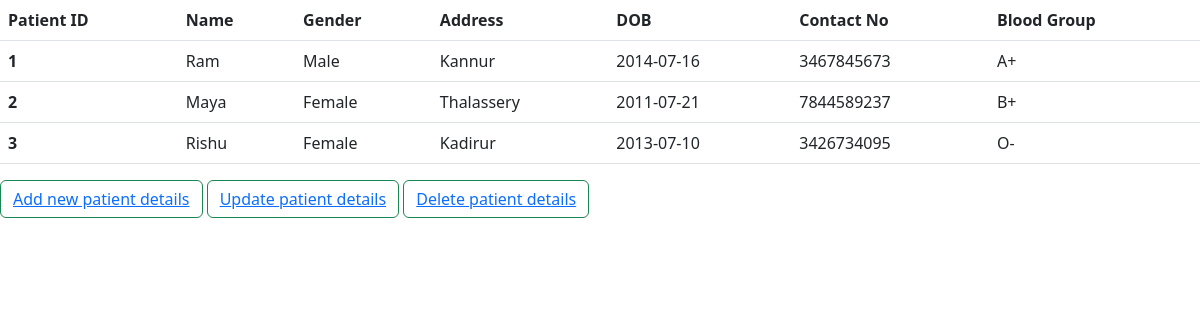
Screenshot of /patient_dashboard.php with the database file from the repository.
### tables this page shows
CREATE TABLE `patient` (
  `Patient_ID` int(50) NOT NULL,
  `Patient_Name` varchar(255) NOT NULL,
  `Gender` varchar(255) NOT NULL,
  `Address` varchar(255) NOT NULL,
  `DOB` date NOT NULL,
  `Contact_No` varchar(255) NOT NULL,
  `Blood_Group` varchar(255) NOT NULL
);

### patient_dashboard.php (the view, shortened to what this page needs)
<?php
include('db.php');
?>
<?php
$sql="select * from patient";
$query1=mysqli_query($conn,$sql);
?>
<!DOCTYPE html>
<html lang="en">
<head>
    <link href="https://cdn.jsdelivr.net/npm/bootstrap@5.2.0/dist/css/bootstrap.min.css" rel="stylesheet">
</head>
<body>
<div class="table-responsive">
<table class="table">
              <thead>
                <tr>
                  <th scope="col">Patient ID</th>
                  <th scope="col">Name</th>
                  <th scope="col">Gender</th>
                  <th scope="col">Address</th>
                  <th scope="col">DOB</th>
                  <th scope="col">Contact No</th>
                  <th scope="col">Blood Group</th>
                </tr>
              </thead>
              <tbody>
                <?php while($array=mysqli_fetch_row($query1)): ?>
                <tr>
                    <th scope="row"><?php echo $array[0];?></th>
                    <td><?php echo $array[1];?></td>
                    <td><?php echo $array[2];?></td>
                    <td><?php echo $array[3];?></td>
                    <td><?php echo $array[4];?></td>
                    <td><?php echo $array[5];?></td>
                    <td><?php echo $array[6];?></td>
                </tr>
                <?php endwhile; ?>
              </tbody>
            </table>
                </div>
            <button class="btn btn-outline-success"><a href="insert_patient.php">Add new patient details</a></button>
            <button class="btn btn-outline-success"><a href="update_patient.php">Update patient details</a></button>
            <button class="btn btn-outline-success"><a href="delete_patient.php">Delete patient details</a></button>
</body>
</html>

### rows the page displays
patient: Patient_ID "1", Patient_Name "Ram", Gender "Male", Address "Kannur", DOB "2014-07-16", Contact_No "3467845673", Blood_Group "A+"
patient: Patient_ID "2", Patient_Name "Maya", Gender "Female", Address "Thalassery", DOB "2011-07-21", Contact_No "7844589237", Blood_Group "B+"
patient: Patient_ID "3", Patient_Name "Rishu", Gender "Female", Address "Kadirur", DOB "2013-07-10", Contact_No "3426734095", Blood_Group "O-"
